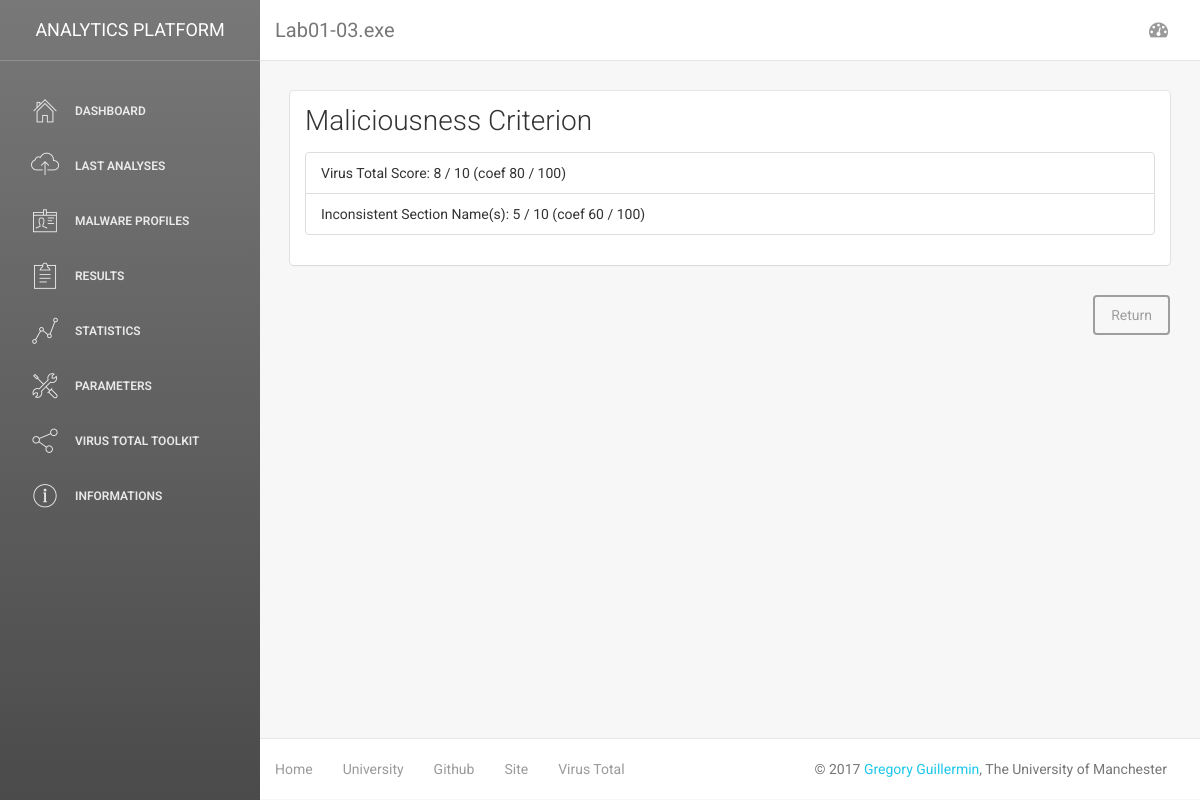
The app's page /files/details/9c5c27494c28ed0b14853b346b113145/maliciousness/ with its own data.
### classification/models.py (models this page shows, shortened)
class File(models.Model):
	name=models.CharField(max_length=150)
	md5=models.CharField(max_length=32, unique=True)
	sha=models.CharField(max_length=64)
	packer=models.CharField(max_length=250, null=True)
	compile_date=models.DateTimeField()
	added_date=models.DateTimeField(auto_now_add=True)
	maliciousness=models.DecimalField(max_digits=3, decimal_places=2, default=0)
	entropy=models.DecimalField(max_digits=4, decimal_places=2, default=0)
	oep=models.IntegerField(default=0)
	def isMalicious(self):
		return self.maliciousness>6
	isMalicious.boolean = True
	isMalicious.short_description = 'Is Malicious?'

class FileCriterion(models.Model):
	file=models.ForeignKey(File, on_delete=models.CASCADE)
	name=models.CharField(max_length=100)
	score=models.PositiveSmallIntegerField(default=0)
	coef=models.PositiveSmallIntegerField(default=0)

### classification/views.py (the view)
# urls.py: url(r'^files/details/(?P<file_hash>[a-z0-9]{32})/maliciousness/$', views.fileMaliciousness, name='fileMaliciousness'),
def fileMaliciousness(request, file_hash):
    file = File.objects.get(md5=file_hash)
    context={
    'title':file.name,
    'criterion':file.filecriterion_set.all(),
    'hash':file_hash
    }
    return render(request, 'classification/fileCriterion.html', context)

### classification/templates/classification/fileCriterion.html
{% extends 'classification/DashboardStruct.html' %}
{% block body %}
<div class="row">
	<div class="container-fluid">
		<div class="col-md-12">
			<div class="card">
				<div class="header">
					<h3 class="title">Maliciousness Criterion</h3>
				</div>
				<div class="content">
					<ul class="list-group">
						{% for c in criterion %}
						<li class="list-group-item">
						{{c.name}}: {{c.score}} / 10 (coef {{c.coef}} / 100)
						</li>
						{% endfor %}
					</ul>
				</div>
			</div>
				<div class="clearfix">
	    			<a href="{% url 'classification:fileDetails' hash %}"><button class="btn btn-default pull-right">Return</button></a>
				</div>
		</div>
	</div>
</div>
{% endblock %}

### classification/templates/classification/DashboardStruct.html (shortened to what this page needs)
{%load static%}
<!doctype html>
<html lang="en">
<head>
    <link href="{% static 'classification/css/bootstrap.min.css' %}" rel="stylesheet" />
    <link href="{% static 'classification/css/animate.min.css' %}" rel="stylesheet"/>
    <link href="{% static 'classification/css/light-bootstrap-dashboard.css' %}" rel="stylesheet"/>
    <link href="{% static 'classification/css/demo.css' %}" rel="stylesheet" />
    <link href="http://maxcdn.bootstrapcdn.com/font-awesome/4.2.0/css/font-awesome.min.css" rel="stylesheet">
    <link href="{% static 'classification/css/pe-icon-7-stroke.css' %}" rel="stylesheet" />
</head>
<body>
<div class="wrapper">
    <div class="sidebar" data-color="black">
    	<div class="sidebar-wrapper">
            <div class="logo">
                <a href="{% url 'classification:index' %}" class="simple-text">
                    Analytics Platform
                </a>
            </div>
            <ul class="nav">
                <li>
                    <a href="{% url 'classification:index' %}">
                        <i class="pe-7s-home"></i>
                        <p>Dashboard</p>
                    </a>
                </li>
                <li>
                    <a href="{% url 'classification:filesView' %}">
                        <i class="pe-7s-cloud-upload"></i>
                        <p>Last Analyses</p>
                    </a>
                </li>
                <li>
                    <a href="{% url 'classification:malwaresView' %}">
                        <i class="pe-7s-id"></i>
                        <p>Malware Profiles</p>
                    </a>
                </li>
                <li>
                    <a href="#">
                        <i class="pe-7s-note2"></i>
                        <p>Results</p>
                    </a>
                </li>
                <li>
                    <a href="#">
                        <i class="pe-7s-graph1"></i>
                        <p>Statistics</p>
                    </a>
                </li>
                <li>
                    <a href="{% url 'classification:parameters' %}">
                        <i class="pe-7s-tools"></i>
                        <p>Parameters</p>
                    </a>
                </li>
                <li>
                    <a href="{% url 'classification:virusTotal' %}">
                        <i class="pe-7s-share"></i>
                        <p>Virus Total Toolkit</p>
                    </a>
                </li>
                <li>
                    <a href="{% url 'classification:informations' %}">
                        <i class="pe-7s-info"></i>
                        <p>Informations</p>
                    </a>
                </li>
            </ul>
    	</div>
    </div>
    <div class="main-panel">
        <nav class="navbar navbar-default navbar-fixed">
            <div class="container-fluid">
                <div class="navbar-header">
                    <div class="navbar-brand">{{ title }}</div>
                </div>
                <div class="collapse navbar-collapse">
                    <ul class="nav navbar-nav navbar-right">
                        <li><a href="#" class="dropdown-toggle" data-toggle="dropdown"><i class="fa fa-dashboard"></i></li></a>
                    </ul>
                </div>
            </div>
        </nav>
        <div class="content">
            {% block body %}
            {% endblock %}
        </div>
        <footer class="footer">
            <div class="container-fluid">
                <nav class="pull-left">
                    <ul>
                        <li>
                            <a href="{% url 'classification:index' %}">
                                Home
                            </a>
                        </li>
                        <li>
                            <a href="http://www.manchester.ac.uk/study/postgraduate-research/programmes/research-areas/?code=CS">
                                University
                            </a>
                        </li>
                        <li>
                            <a href="https://github.com/gregorygui/digitalforensic">
                                Github
                            </a>
                        </li>
                        <li>
                            <a href="https://winto.xyz">
                               Site
                            </a>
                        </li>
                        <li>
                            <a href="https://www.virustotal.com/">
                               Virus Total
                            </a>
                        </li>
                    </ul>
                </nav>
                <p class="copyright pull-right">
                    &copy; <script>document.write(new Date().getFullYear())</script> <a href="https://www.linkedin.com/in/gr%C3%A9gory-guillermin-a766a0a9/">Gregory Guillermin</a>, The University of Manchester
                </p>
            </div>
        </footer>
    </div>
</div>
</body>
</html>

### records on screen
File: name "Lab01-03.exe"
FileCriterion: name "Virus Total Score", score "8", coef "80"
FileCriterion: name "Inconsistent Section Name(s)", score "5", coef "60"
